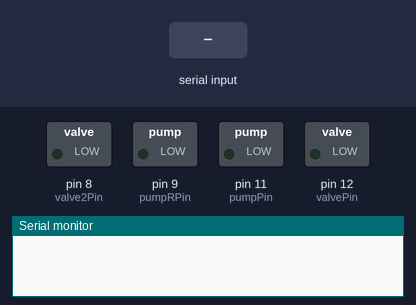
Bench run of a sketch on a simulated Arduino Uno, built with avr-gcc and run on an emulated ATmega328P. On the bench: switched loads named in the sketch (green lamp = pin HIGH), the last lines printed to the serial monitor. Dashed ring = blinking. Inputs (shaded band) come from the test bench.

Above: at 1.2 s.
1.3 s: "1\n" received over Serial
At 1.45 s:
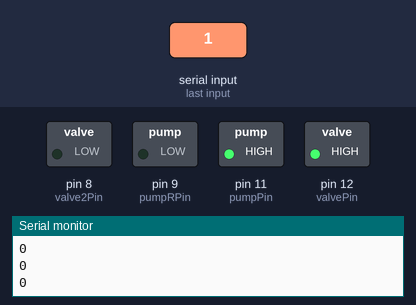
4.3 s: "2\n" received over Serial
At 4.8 s:
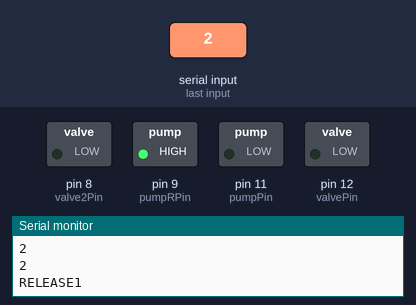
5.8 s: "4\n" received over Serial
At 5.95 s:
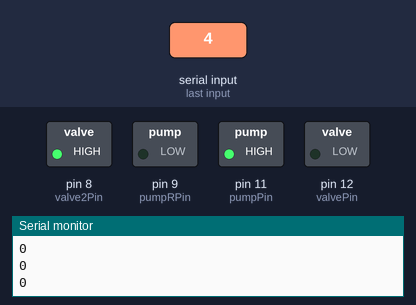
8.8 s: "1 90\n" received over Serial
At 9.2 s:
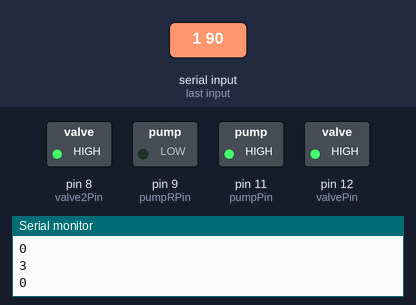
11.8 s: "5\n" received over Serial
At 12.56 s:
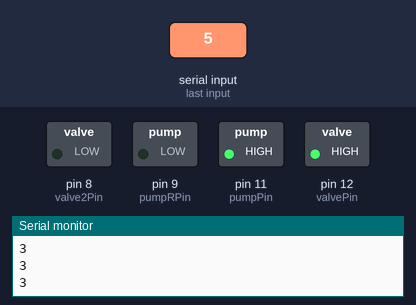
14.8 s: "200\n" received over Serial
At 16.1 s:
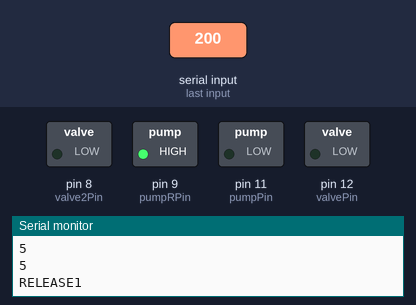
Timing chart, 0 to 17.3 s (numbered marks = the images above; inputs shaded):
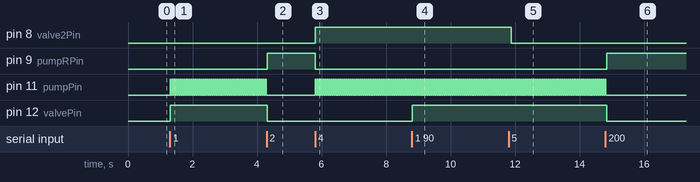

The sketch:

patch_bending_control_TWO_abt+timer.ino
```cpp
// // wifi connect init CM
// char ssid[] = "NETGEAR91";        // your network SSID (name)
// char pass[] = "basicmint606";  // your network password

const int pumpRPin = 9;
const int pumpPin = 11;
const int valvePin = 12;
const int valve2Pin = 8;
float air_blow_time_radial = 0.5;

void pump_on() {
  analogWrite(pumpPin, 255);
  delay(60*air_blow_time_radial);
  analogWrite(pumpPin, 0);
  delay(60*(1-air_blow_time_radial));
}

String command = "";
void setup() {
  // Initialize serial and wait for port to open:
  Serial.begin(9600);
  pinMode(pumpPin, OUTPUT);
  pinMode(pumpRPin, OUTPUT);
  pinMode(valvePin, OUTPUT);
  pinMode(valve2Pin, OUTPUT);
}
int blow1 = 0;
int release1 = 0;
int blow2 = 0;
int release2 = 0;
int stop = 0;
int timer = -1;
unsigned long startT1 = 0;
unsigned long startT2 = 0;
void loop() {
  if (Serial.available() > 0) {
    String input = Serial.readStringUntil('\n');
    int val = input.charAt(0) - '0';
    if(input.length() > 1){
      input.trim();
      if(input.startsWith("abt")){ // change the air blowing energy
        int index = input.indexOf(' ');
        String content = input.substring(index+1, input.length());
        air_blow_time_radial = constrain(content.toFloat(), 0, 1);
        Serial.print("Successfully changed the air_blow_time_radial to ");
        Serial.println(air_blow_time_radial);
      }
      if(input.startsWith("timer")){ // change the air blowing energy
        int index = input.indexOf(' ');
        String content = input.substring(index+1, input.length());
        timer = constrain(content.toInt(), -1, 100); // -1 is off, any positive is on which blow for timer time
        Serial.print("Successfully changed the timer to ");
        Serial.println(timer);
      }
    }
    if(val == 1){ // blow1
      blow1 = 1;
      release1 = 0;
      stop = 0;
      startT1 = millis();
      Serial.write("BLOW1\n");
    }
    if(val == 2){ // release1
      blow1 = 0;
      release1 = 1;
      stop = 0;
      Serial.write("RELEASE1\n");
    }
    if(val == 3){ // stop
      blow1 = 0;
      release1 = 0;
      blow2 = 0;
      release2 = 0;
      stop = 1;
      Serial.write("STOP\n");
    }
    if(val == 4){ // blow2 ***change to 1 for blowing both patch***
      blow2 = 1;
      release2 = 0;
      stop = 0;
      startT2 = millis();
      Serial.write("BLOW2\n");
    }
    if(val == 5){ // release2
      blow2 = 0;
      release2 = 1;
      stop = 0;
      Serial.write("RELEASE2\n");
    }
  }
  if(blow1 == 1){
    analogWrite(pumpRPin, 0);
    analogWrite(valvePin, 255);
    int interval = (millis()- startT1)/1000;
    Serial.println(interval);
    if(timer == -1 || interval < timer){
      pump_on();
    }
  }
  if(release1 == 1){
    analogWrite(pumpRPin, 255);
    analogWrite(valvePin, 0);
    analogWrite(pumpPin, 0);
  }
  if(blow2 == 1){
    analogWrite(pumpRPin, 0);
    analogWrite(valve2Pin, 255);
    int interval = (millis()- startT2)/1000;
    Serial.println(interval);
    if(timer == -1 || interval < timer){
      pump_on();
    }
  }
  if(release2 == 1){
    analogWrite(pumpRPin, 255);
    analogWrite(valve2Pin, 0);
    analogWrite(pumpPin, 0);
  }
  if(stop == 1){
    analogWrite(valvePin, 0);
    analogWrite(valve2Pin, 0);
    analogWrite(pumpPin, 0);
    analogWrite(pumpRPin, 0);
  }
}
```

Measured:
- after the input at 1.3 s, pin 11 (pumpPin): alternates HIGH for 0.03 s and LOW for 0.03 s, starting at once; pin 12 (valvePin): LOW → HIGH at once
- after the input at 4.3 s, pin 9 (pumpRPin): LOW → HIGH at once; pin 11 (pumpPin): stops changing and stays LOW; pin 12 (valvePin): HIGH → LOW at once
- after the input at 5.8 s, pin 8 (valve2Pin): LOW → HIGH at once; pin 9 (pumpRPin): HIGH → LOW at once; pin 11 (pumpPin): alternates HIGH for 0.03 s and LOW for 0.03 s, starting at once
- after the input at 8.8 s, pin 12 (valvePin): LOW → HIGH at once
- after the input at 11.8 s, pin 8 (valve2Pin): HIGH → LOW after 0.09 s
- after the input at 14.8 s, pin 9 (pumpRPin): LOW → HIGH at once; pin 11 (pumpPin): goes on until 14.8 s, then stays LOW; pin 12 (valvePin): HIGH → LOW at once
